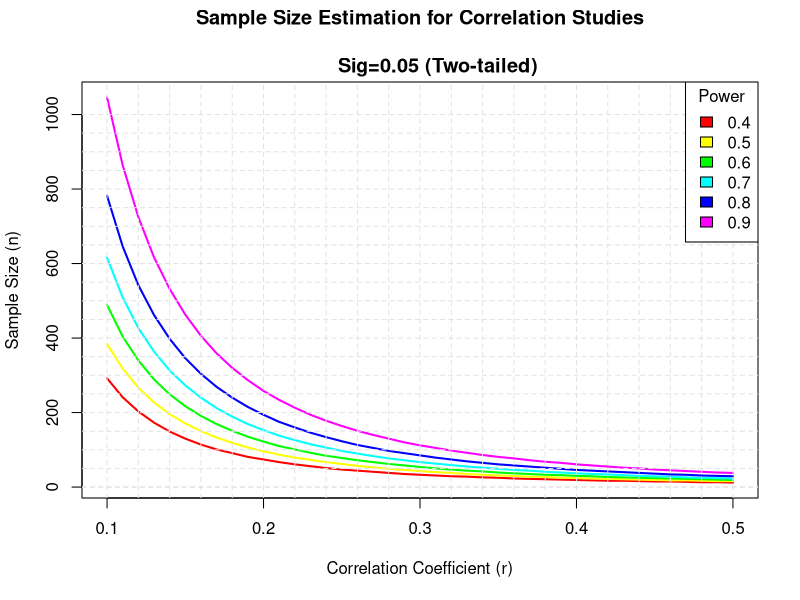

This figure's R source:
# Plot sample size curves for detecting correlations of
# various sizes.

library(pwr)

# range of correlations
r <- seq(.1,.5,.01)
nr <- length(r)

# power values
p <- seq(.4,.9,.1)
np <- length(p)

# obtain sample sizes
samsize <- array(numeric(nr*np), dim=c(nr,np))
for (i in 1:np){
  for (j in 1:nr){
    result <- pwr.r.test(n = NULL, r = r[j],
                         sig.level = .05, power = p[i],
                         alternative = "two.sided")
    samsize[j,i] <- ceiling(result$n)
  }
}

# set up graph
xrange <- range(r)
yrange <- round(range(samsize))
colors <- rainbow(length(p))
plot(xrange, yrange, type="n",
     xlab="Correlation Coefficient (r)",
     ylab="Sample Size (n)" )

# add power curves
for (i in 1:np){
  lines(r, samsize[,i], type="l", lwd=2, col=colors[i])
}

# add annotation (grid lines, title, legend) 
abline(v=0, h=seq(0,yrange[2],50), lty=2, col="grey89")
abline(h=0, v=seq(xrange[1],xrange[2],.02), lty=2,
       col="grey89")
title("Sample Size Estimation for Correlation Studies\n
      Sig=0.05 (Two-tailed)")
legend("topright", title="Power", as.character(p),
       fill=colors)
